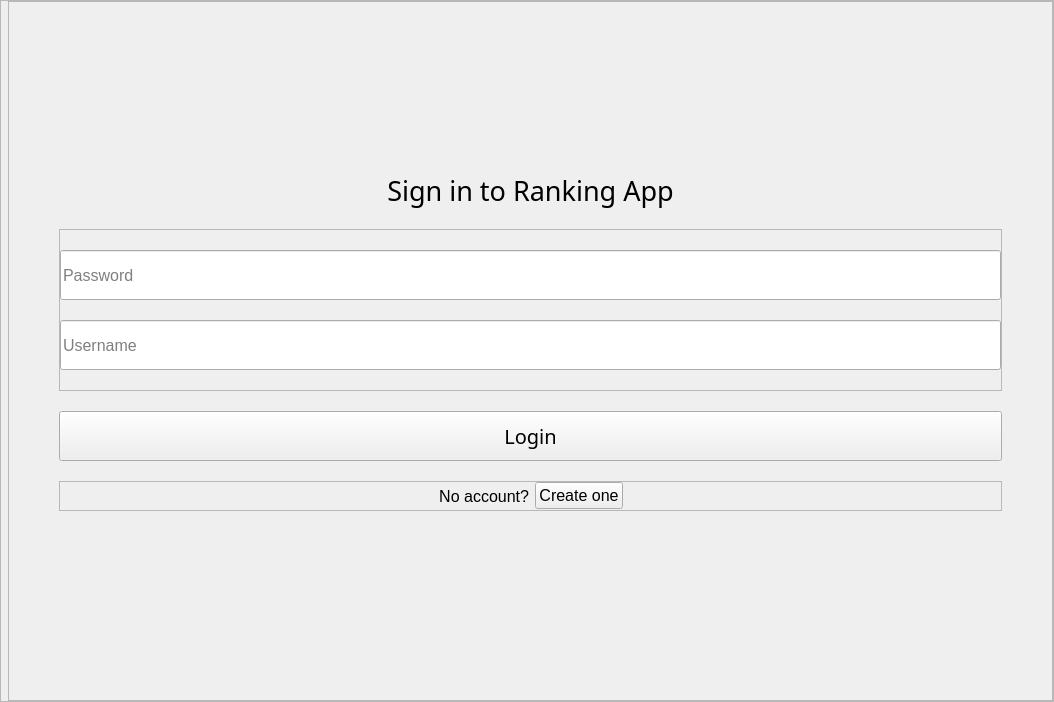
<?xml version="1.0" encoding="UTF-8"?>
<ui version="4.0">
 <class>LoginWindow</class>
 <widget class="QWidget" name="LoginWindow">
  <property name="geometry">
   <rect>
    <x>0</x>
    <y>0</y>
    <width>1054</width>
    <height>702</height>
   </rect>
  </property>
  <property name="windowTitle">
   <string>Welcome</string>
  </property>
  <layout class="QHBoxLayout" name="horizontalLayout">
   <property name="spacing">
    <number>0</number>
   </property>
   <property name="leftMargin">
    <number>0</number>
   </property>
   <property name="topMargin">
    <number>0</number>
   </property>
   <property name="rightMargin">
    <number>0</number>
   </property>
   <property name="bottomMargin">
    <number>0</number>
   </property>
   <item>
    <widget class="QFrame" name="frame">
     <property name="sizePolicy">
      <sizepolicy hsizetype="Preferred" vsizetype="Fixed">
       <horstretch>0</horstretch>
       <verstretch>0</verstretch>
      </sizepolicy>
     </property>
     <property name="frameShape">
      <enum>QFrame::StyledPanel</enum>
     </property>
     <property name="frameShadow">
      <enum>QFrame::Raised</enum>
     </property>
     <layout class="QHBoxLayout" name="horizontalLayout_2">
      <property name="spacing">
       <number>0</number>
      </property>
      <property name="leftMargin">
       <number>0</number>
      </property>
      <property name="topMargin">
       <number>0</number>
      </property>
      <property name="rightMargin">
       <number>0</number>
      </property>
      <property name="bottomMargin">
       <number>0</number>
      </property>
      <item>
       <widget class="QLabel" name="login_bg">
        <property name="sizePolicy">
         <sizepolicy hsizetype="Preferred" vsizetype="Ignored">
          <horstretch>0</horstretch>
          <verstretch>0</verstretch>
         </sizepolicy>
        </property>
        <property name="minimumSize">
         <size>
          <width>0</width>
          <height>700</height>
         </size>
        </property>
        <property name="maximumSize">
         <size>
          <width>550</width>
          <height>16777215</height>
         </size>
        </property>
        <property name="text">
         <string/>
        </property>
        <property name="pixmap">
         <pixmap>assets/login_bleach.jpg</pixmap>
        </property>
        <property name="scaledContents">
         <bool>false</bool>
        </property>
        <property name="alignment">
         <set>Qt::AlignLeading|Qt::AlignLeft|Qt::AlignTop</set>
        </property>
       </widget>
      </item>
      <item>
       <widget class="QFrame" name="loginFrame">
        <property name="frameShape">
         <enum>QFrame::StyledPanel</enum>
        </property>
        <property name="frameShadow">
         <enum>QFrame::Raised</enum>
        </property>
        <layout class="QVBoxLayout" name="verticalLayout">
         <property name="spacing">
          <number>20</number>
         </property>
         <property name="leftMargin">
          <number>50</number>
         </property>
         <property name="topMargin">
          <number>0</number>
         </property>
         <property name="rightMargin">
          <number>50</number>
         </property>
         <property name="bottomMargin">
          <number>20</number>
         </property>
         <item>
          <spacer name="verticalSpacer_3">
           <property name="orientation">
            <enum>Qt::Vertical</enum>
           </property>
           <property name="sizeHint" stdset="0">
            <size>
             <width>20</width>
             <height>40</height>
            </size>
           </property>
          </spacer>
         </item>
         <item>
          <widget class="QLabel" name="title">
           <property name="font">
            <font>
             <family>Soliden Trial Black</family>
             <pointsize>20</pointsize>
            </font>
           </property>
           <property name="text">
            <string>Sign in to Ranking App</string>
           </property>
           <property name="alignment">
            <set>Qt::AlignCenter</set>
           </property>
          </widget>
         </item>
         <item>
          <widget class="QFrame" name="input_frame">
           <property name="frameShape">
            <enum>QFrame::StyledPanel</enum>
           </property>
           <property name="frameShadow">
            <enum>QFrame::Raised</enum>
           </property>
           <layout class="QVBoxLayout" name="verticalLayout_2">
            <property name="spacing">
             <number>20</number>
            </property>
            <property name="leftMargin">
             <number>0</number>
            </property>
            <property name="topMargin">
             <number>20</number>
            </property>
            <property name="rightMargin">
             <number>0</number>
            </property>
            <property name="bottomMargin">
             <number>20</number>
            </property>
            <item>
             <widget class="QLineEdit" name="password_input">
              <property name="minimumSize">
               <size>
                <width>0</width>
                <height>50</height>
               </size>
              </property>
              <property name="font">
               <font>
                <pointsize>12</pointsize>
               </font>
              </property>
              <property name="placeholderText">
               <string>Password</string>
              </property>
             </widget>
            </item>
            <item>
             <widget class="QLineEdit" name="username_input">
              <property name="minimumSize">
               <size>
                <width>0</width>
                <height>50</height>
               </size>
              </property>
              <property name="font">
               <font>
                <pointsize>12</pointsize>
               </font>
              </property>
              <property name="placeholderText">
               <string>Username</string>
              </property>
             </widget>
            </item>
           </layout>
          </widget>
         </item>
         <item>
          <widget class="QPushButton" name="button">
           <property name="minimumSize">
            <size>
             <width>0</width>
             <height>50</height>
            </size>
           </property>
           <property name="font">
            <font>
             <family>Soliden Trial Black</family>
             <pointsize>15</pointsize>
            </font>
           </property>
           <property name="mouseTracking">
            <bool>true</bool>
           </property>
           <property name="text">
            <string>Login</string>
           </property>
          </widget>
         </item>
         <item>
          <widget class="QFrame" name="signup_frame">
           <property name="minimumSize">
            <size>
             <width>0</width>
             <height>30</height>
            </size>
           </property>
           <property name="frameShape">
            <enum>QFrame::StyledPanel</enum>
           </property>
           <property name="frameShadow">
            <enum>QFrame::Raised</enum>
           </property>
           <layout class="QHBoxLayout" name="horizontalLayout_3">
            <property name="spacing">
             <number>6</number>
            </property>
            <property name="leftMargin">
             <number>0</number>
            </property>
            <property name="topMargin">
             <number>0</number>
            </property>
            <property name="rightMargin">
             <number>0</number>
            </property>
            <property name="bottomMargin">
             <number>0</number>
            </property>
            <item>
             <spacer name="horizontalSpacer_2">
              <property name="orientation">
               <enum>Qt::Horizontal</enum>
              </property>
              <property name="sizeHint" stdset="0">
               <size>
                <width>40</width>
                <height>20</height>
               </size>
              </property>
             </spacer>
            </item>
            <item>
             <widget class="QLabel" name="left_label">
              <property name="font">
               <font>
                <pointsize>12</pointsize>
               </font>
              </property>
              <property name="text">
               <string>No account?</string>
              </property>
              <property name="alignment">
               <set>Qt::AlignRight|Qt::AlignTrailing|Qt::AlignVCenter</set>
              </property>
             </widget>
            </item>
            <item>
             <widget class="QPushButton" name="right_button">
              <property name="font">
               <font>
                <pointsize>12</pointsize>
               </font>
              </property>
              <property name="text">
               <string>Create one</string>
              </property>
             </widget>
            </item>
            <item>
             <spacer name="horizontalSpacer">
              <property name="orientation">
               <enum>Qt::Horizontal</enum>
              </property>
              <property name="sizeHint" stdset="0">
               <size>
                <width>40</width>
                <height>20</height>
               </size>
              </property>
             </spacer>
            </item>
           </layout>
          </widget>
         </item>
         <item>
          <spacer name="verticalSpacer_2">
           <property name="orientation">
            <enum>Qt::Vertical</enum>
           </property>
           <property name="sizeHint" stdset="0">
            <size>
             <width>20</width>
             <height>40</height>
            </size>
           </property>
          </spacer>
         </item>
        </layout>
       </widget>
      </item>
     </layout>
    </widget>
   </item>
  </layout>
 </widget>
 <resources/>
 <connections/>
</ui>
